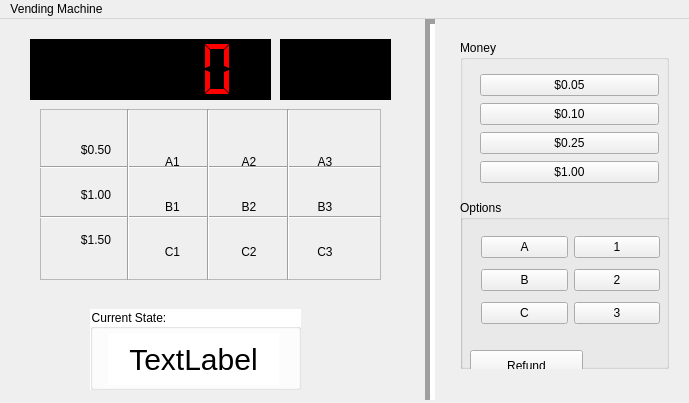
<?xml version="1.0" encoding="UTF-8"?>
<ui version="4.0">
 <class>MainWindow</class>
 <widget class="QMainWindow" name="MainWindow">
  <property name="geometry">
   <rect>
    <x>0</x>
    <y>0</y>
    <width>689</width>
    <height>403</height>
   </rect>
  </property>
  <property name="windowTitle">
   <string>MainWindow</string>
  </property>
  <widget class="QWidget" name="centralWidget">
   <widget class="Line" name="line">
    <property name="geometry">
     <rect>
      <x>420</x>
      <y>0</y>
      <width>21</width>
      <height>381</height>
     </rect>
    </property>
    <property name="lineWidth">
     <number>5</number>
    </property>
    <property name="orientation">
     <enum>Qt::Vertical</enum>
    </property>
   </widget>
   <widget class="QLCDNumber" name="lcdNumber">
    <property name="geometry">
     <rect>
      <x>30</x>
      <y>20</y>
      <width>241</width>
      <height>61</height>
     </rect>
    </property>
    <property name="styleSheet">
     <string notr="true">color:red;
background-color:black</string>
    </property>
    <property name="smallDecimalPoint">
     <bool>true</bool>
    </property>
    <property name="segmentStyle">
     <enum>QLCDNumber::Flat</enum>
    </property>
   </widget>
   <widget class="QFrame" name="frame">
    <property name="geometry">
     <rect>
      <x>40</x>
      <y>90</y>
      <width>341</width>
      <height>171</height>
     </rect>
    </property>
    <property name="frameShape">
     <enum>QFrame::StyledPanel</enum>
    </property>
    <property name="frameShadow">
     <enum>QFrame::Raised</enum>
    </property>
    <widget class="Line" name="line_2">
     <property name="geometry">
      <rect>
       <x>0</x>
       <y>50</y>
       <width>341</width>
       <height>16</height>
      </rect>
     </property>
     <property name="orientation">
      <enum>Qt::Horizontal</enum>
     </property>
    </widget>
    <widget class="Line" name="line_3">
     <property name="geometry">
      <rect>
       <x>0</x>
       <y>100</y>
       <width>341</width>
       <height>16</height>
      </rect>
     </property>
     <property name="orientation">
      <enum>Qt::Horizontal</enum>
     </property>
    </widget>
    <widget class="Line" name="line_4">
     <property name="geometry">
      <rect>
       <x>80</x>
       <y>0</y>
       <width>16</width>
       <height>171</height>
      </rect>
     </property>
     <property name="orientation">
      <enum>Qt::Vertical</enum>
     </property>
    </widget>
    <widget class="Line" name="line_5">
     <property name="geometry">
      <rect>
       <x>160</x>
       <y>0</y>
       <width>16</width>
       <height>171</height>
      </rect>
     </property>
     <property name="orientation">
      <enum>Qt::Vertical</enum>
     </property>
    </widget>
    <widget class="Line" name="line_6">
     <property name="geometry">
      <rect>
       <x>240</x>
       <y>0</y>
       <width>16</width>
       <height>171</height>
      </rect>
     </property>
     <property name="orientation">
      <enum>Qt::Vertical</enum>
     </property>
    </widget>
    <widget class="QWidget" name="layoutWidget">
     <property name="geometry">
      <rect>
       <x>10</x>
       <y>10</y>
       <width>321</width>
       <height>151</height>
      </rect>
     </property>
     <layout class="QGridLayout" name="gridLayout_2">
      <item row="1" column="1">
       <widget class="QLabel" name="B1">
        <property name="text">
         <string>B1</string>
        </property>
        <property name="alignment">
         <set>Qt::AlignBottom|Qt::AlignHCenter</set>
        </property>
       </widget>
      </item>
      <item row="1" column="2">
       <widget class="QLabel" name="B2">
        <property name="text">
         <string>B2</string>
        </property>
        <property name="alignment">
         <set>Qt::AlignBottom|Qt::AlignHCenter</set>
        </property>
       </widget>
      </item>
      <item row="2" column="2">
       <widget class="QLabel" name="C2">
        <property name="text">
         <string>C2</string>
        </property>
        <property name="alignment">
         <set>Qt::AlignBottom|Qt::AlignHCenter</set>
        </property>
       </widget>
      </item>
      <item row="2" column="1">
       <widget class="QLabel" name="C1">
        <property name="text">
         <string>C1</string>
        </property>
        <property name="alignment">
         <set>Qt::AlignBottom|Qt::AlignHCenter</set>
        </property>
       </widget>
      </item>
      <item row="2" column="3">
       <widget class="QLabel" name="C3">
        <property name="text">
         <string>C3</string>
        </property>
        <property name="alignment">
         <set>Qt::AlignBottom|Qt::AlignHCenter</set>
        </property>
       </widget>
      </item>
      <item row="0" column="2">
       <widget class="QLabel" name="A2">
        <property name="text">
         <string>A2</string>
        </property>
        <property name="alignment">
         <set>Qt::AlignBottom|Qt::AlignHCenter</set>
        </property>
       </widget>
      </item>
      <item row="0" column="3">
       <widget class="QLabel" name="A3">
        <property name="text">
         <string>A3</string>
        </property>
        <property name="alignment">
         <set>Qt::AlignBottom|Qt::AlignHCenter</set>
        </property>
       </widget>
      </item>
      <item row="0" column="1">
       <widget class="QLabel" name="A1">
        <property name="text">
         <string>A1</string>
        </property>
        <property name="alignment">
         <set>Qt::AlignBottom|Qt::AlignHCenter</set>
        </property>
       </widget>
      </item>
      <item row="1" column="0">
       <widget class="QLabel" name="Label_100">
        <property name="text">
         <string>$1.00</string>
        </property>
        <property name="alignment">
         <set>Qt::AlignCenter</set>
        </property>
       </widget>
      </item>
      <item row="2" column="0">
       <widget class="QLabel" name="Label_150">
        <property name="text">
         <string>$1.50</string>
        </property>
        <property name="alignment">
         <set>Qt::AlignCenter</set>
        </property>
       </widget>
      </item>
      <item row="1" column="3">
       <widget class="QLabel" name="B3">
        <property name="text">
         <string>B3</string>
        </property>
        <property name="alignment">
         <set>Qt::AlignBottom|Qt::AlignHCenter</set>
        </property>
       </widget>
      </item>
      <item row="0" column="0">
       <widget class="QLabel" name="Label_50">
        <property name="text">
         <string>$0.50</string>
        </property>
        <property name="alignment">
         <set>Qt::AlignCenter</set>
        </property>
       </widget>
      </item>
     </layout>
    </widget>
   </widget>
   <widget class="QLabel" name="OptionLabel">
    <property name="geometry">
     <rect>
      <x>280</x>
      <y>20</y>
      <width>111</width>
      <height>61</height>
     </rect>
    </property>
    <property name="styleSheet">
     <string notr="true">background-color:black;
color:red;
font-size:60px</string>
    </property>
    <property name="text">
     <string/>
    </property>
    <property name="alignment">
     <set>Qt::AlignCenter</set>
    </property>
   </widget>
   <widget class="QWidget" name="layoutWidget">
    <property name="geometry">
     <rect>
      <x>449</x>
      <y>10</y>
      <width>231</width>
      <height>351</height>
     </rect>
    </property>
    <layout class="QVBoxLayout" name="verticalLayout_2">
     <item>
      <widget class="QGroupBox" name="groupBox">
       <property name="title">
        <string>Money</string>
       </property>
       <widget class="QWidget" name="verticalLayoutWidget">
        <property name="geometry">
         <rect>
          <x>9</x>
          <y>22</y>
          <width>201</width>
          <height>134</height>
         </rect>
        </property>
        <layout class="QVBoxLayout" name="verticalLayout">
         <item>
          <widget class="QPushButton" name="NickelButton">
           <property name="text">
            <string>$0.05</string>
           </property>
          </widget>
         </item>
         <item>
          <widget class="QPushButton" name="DimeButton">
           <property name="text">
            <string>$0.10</string>
           </property>
          </widget>
         </item>
         <item>
          <widget class="QPushButton" name="QuarterButton">
           <property name="text">
            <string>$0.25</string>
           </property>
          </widget>
         </item>
         <item>
          <widget class="QPushButton" name="DollarButton">
           <property name="text">
            <string>$1.00</string>
           </property>
          </widget>
         </item>
        </layout>
       </widget>
       <widget class="QGroupBox" name="groupBox_2">
        <property name="geometry">
         <rect>
          <x>0</x>
          <y>160</y>
          <width>229</width>
          <height>175</height>
         </rect>
        </property>
        <property name="title">
         <string>Options</string>
        </property>
        <widget class="QWidget" name="gridLayoutWidget">
         <property name="geometry">
          <rect>
           <x>10</x>
           <y>20</y>
           <width>201</width>
           <height>121</height>
          </rect>
         </property>
         <layout class="QGridLayout" name="gridLayout">
          <item row="0" column="1">
           <widget class="QPushButton" name="_1Button">
            <property name="text">
             <string>1</string>
            </property>
           </widget>
          </item>
          <item row="1" column="0">
           <widget class="QPushButton" name="BButton">
            <property name="text">
             <string>B</string>
            </property>
           </widget>
          </item>
          <item row="0" column="0">
           <widget class="QPushButton" name="AButton">
            <property name="text">
             <string>A</string>
            </property>
           </widget>
          </item>
          <item row="1" column="1">
           <widget class="QPushButton" name="_2Button">
            <property name="text">
             <string>2</string>
            </property>
           </widget>
          </item>
          <item row="2" column="0">
           <widget class="QPushButton" name="CButton">
            <property name="text">
             <string>C</string>
            </property>
           </widget>
          </item>
          <item row="2" column="1">
           <widget class="QPushButton" name="_3Button">
            <property name="text">
             <string>3</string>
            </property>
           </widget>
          </item>
         </layout>
        </widget>
        <widget class="QPushButton" name="RefundButton">
         <property name="geometry">
          <rect>
           <x>10</x>
           <y>150</y>
           <width>113</width>
           <height>32</height>
          </rect>
         </property>
         <property name="text">
          <string>Refund</string>
         </property>
        </widget>
       </widget>
      </widget>
     </item>
    </layout>
   </widget>
   <widget class="QGroupBox" name="groupBox_3">
    <property name="geometry">
     <rect>
      <x>90</x>
      <y>290</y>
      <width>211</width>
      <height>81</height>
     </rect>
    </property>
    <property name="styleSheet">
     <string notr="true">background-color:white;
</string>
    </property>
    <property name="title">
     <string>Current State:</string>
    </property>
    <widget class="QLabel" name="StateLabel">
     <property name="geometry">
      <rect>
       <x>18</x>
       <y>25</y>
       <width>171</width>
       <height>51</height>
      </rect>
     </property>
     <property name="styleSheet">
      <string notr="true">font-size:30px</string>
     </property>
     <property name="text">
      <string>TextLabel</string>
     </property>
     <property name="alignment">
      <set>Qt::AlignCenter</set>
     </property>
    </widget>
   </widget>
  </widget>
  <widget class="QMenuBar" name="menuBar">
   <property name="geometry">
    <rect>
     <x>0</x>
     <y>0</y>
     <width>689</width>
     <height>22</height>
    </rect>
   </property>
   <widget class="QMenu" name="menuVending_Machine">
    <property name="title">
     <string>Vending Machine</string>
    </property>
   </widget>
   <addaction name="menuVending_Machine"/>
  </widget>
 </widget>
 <layoutdefault spacing="6" margin="11"/>
 <resources/>
 <connections/>
</ui>
